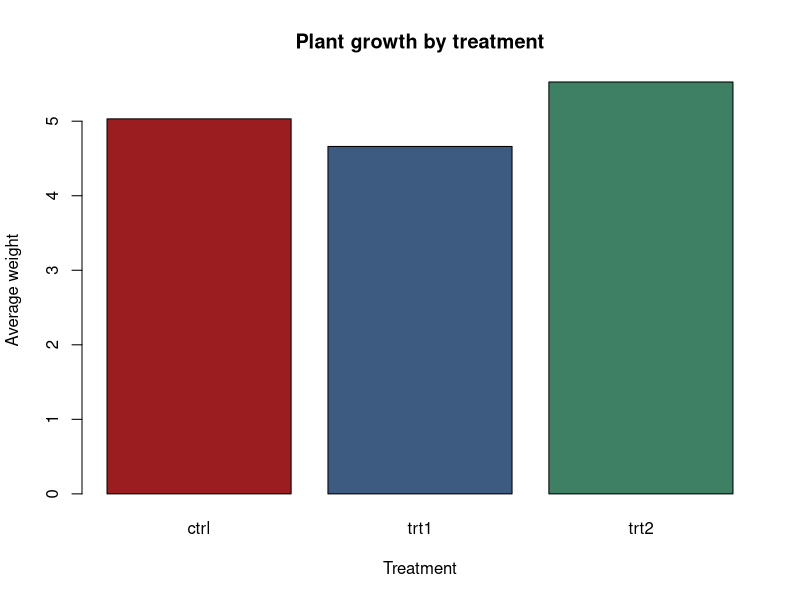
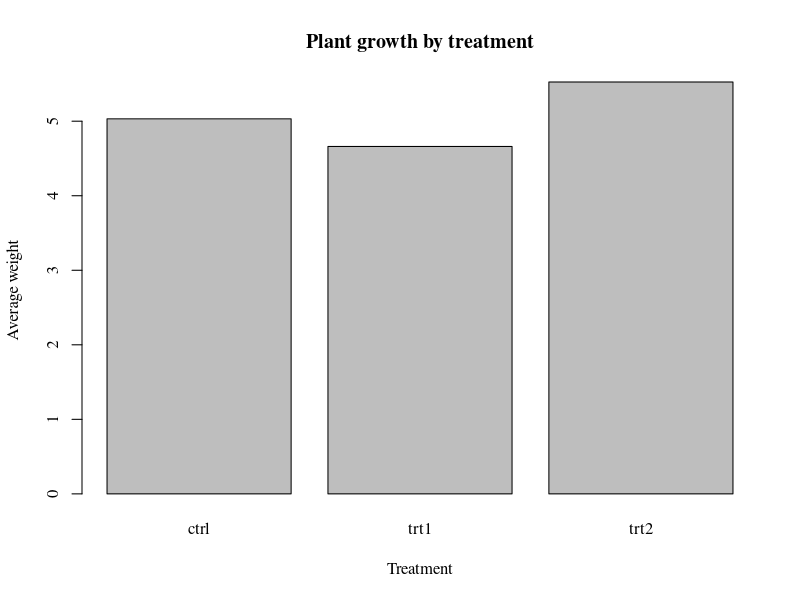

Source code (R) for these figures, in order:
## ---- chunk 1
# data
plot_data <- data.frame(group = PlantGrowth$group,
                        mean_weight = ave(PlantGrowth$weight, PlantGrowth$group))
# choose colours
palette(c(rgb(155, 29, 32, maxColorValue = 255),
          rgb(61, 90, 128,  maxColorValue = 255),
          rgb(61, 128, 99, maxColorValue = 255)))

# make a bar chart
barplot(height = unique(plot_data)$mean_weight,
        names = unique(plot_data)$group,
        col = 1:3,
        main="Plant growth by treatment",
        xlab="Treatment",
        ylab = "Average weight")
## ---- chunk 2
# data
plot_data <- data.frame(group = PlantGrowth$group,
                        mean_weight = ave(PlantGrowth$weight, PlantGrowth$group))

# make a bar chart
barplot(height = unique(plot_data)$mean_weight,
        names = unique(plot_data)$group,
        main="Plant growth by treatment",
        xlab="Treatment",
        ylab = "Average weight",
        family = "serif")
